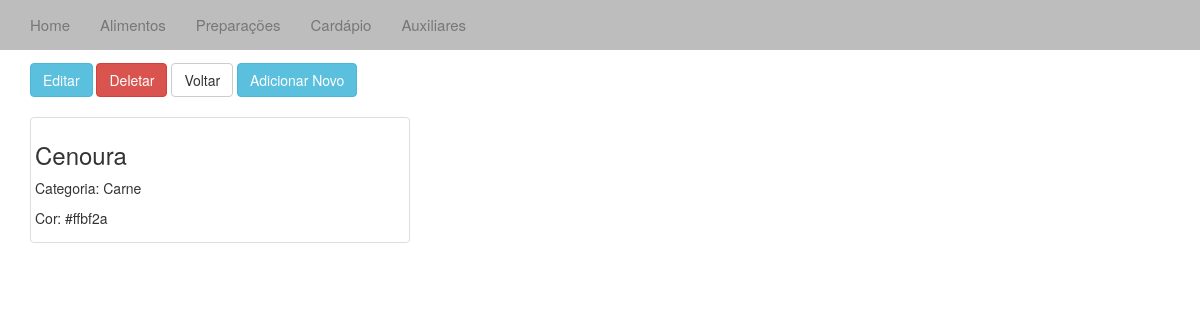
The app's page /veralimento/2/, older data.
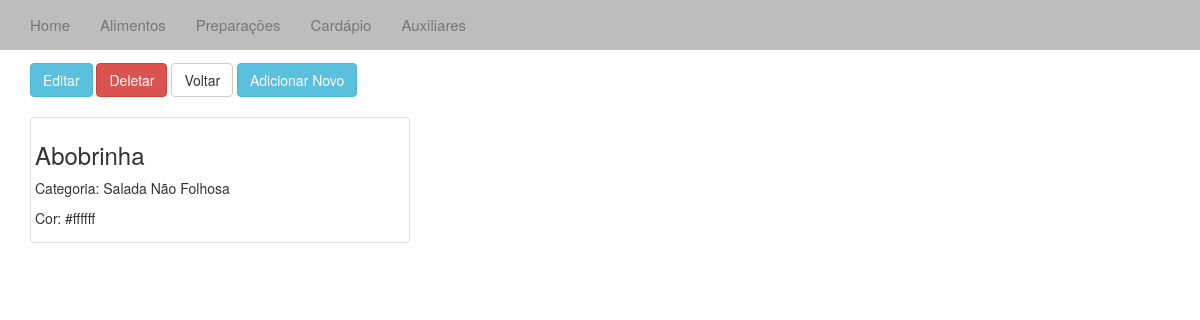
The same page, newer data.
### cardapio/models.py (models this page shows, shortened)
class Alimentos(models.Model):
	desc = models.CharField(max_length=20)
	cat_alimento = models.ForeignKey(Aux)
	cor = models.CharField(max_length=10)

class Aux(models.Model):
	tipo = models.IntegerField(1)
	desc = models.CharField(max_length=4)
	def __unicode__(self):
		return self.desc

### cardapio/views.py (the view)
# urls.py: url(r'veralimento/(?P<id_alimentos>\d+)/$', 'cardapio.views.veralimento', name='veralimento'),
def veralimento(request, id_alimentos):
	al = get_object_or_404(Alimentos, pk=id_alimentos)
	context = {'al':al}
	return render(request,"veralimento.html", context)

### templates/veralimento.html (shortened to what this page needs)
{% extends "base.html" %}
{% block body%}
<div class="container-fluid">
	<div class="container">
			<h2>Alimento</h2>
			<a href="/editalimento/{{ al.id }}"><button type="button" class="btn btn-info">Editar</button></a>
			<a href="/deletealimento/{{ al.id }}"><button type="button" class="btn btn-danger">Deletar</button></a>
			<a href="/alimentos/"><button type="button" class="btn btn-default">Voltar</button></a>
			<a href="/addalimento/"><button type="button" class="btn btn-info">Adicionar Novo</button></a>
			<br /><br />
			<div class="thumbnail col-sm-4">
				<h3>{{ al.desc }}</h3>
				<p>Categoria: {{ al.cat_alimento }}</p>
				<p>Cor: {{ al.cor }}</p>
			</div>
</div>
{% endblock %}

Row changes from the older to the newer data that the page shows:
changed Alimentos: desc "Cenoura" → "Abobrinha"; cat_alimento "Carne" → "Salada Não Folhosa"; cor "#ffbf2a" → "#ffffff"
